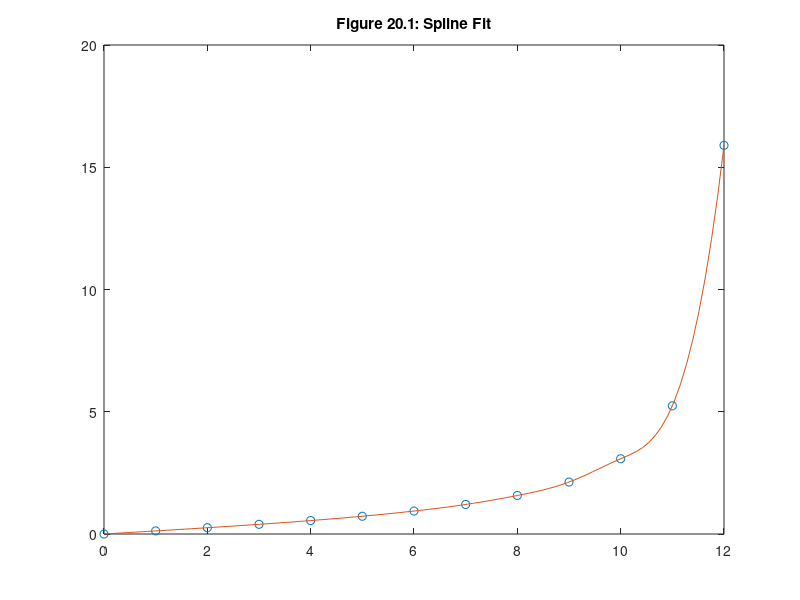

Source code (MATLAB): (Note: this script raises an error after producing the figure.)
% MATLAB Script: PiecewisePolynomials.m

x = 0:12;
y = tan(pi*x/25);
xi = linspace(0,12);
yi = spline(x,y,xi);
plot(x,y,'o',xi,yi)
title('Figure 20.1: Spline Fit')

% Spline function application
pp = spline(x,y)

yi = ppval(pp,xi);
xi2 = linspace(10,12);
yi2 = ppval(pp,xi2);
xi3 = 10:15;
yi3 = ppval(pp,xi3)
yi4 = ppval(xi3,pp) % can be called with arguments reversed
